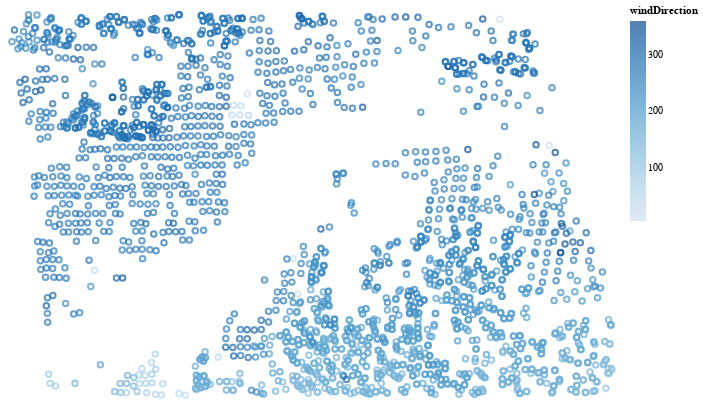

This figure's notebook cell:
### Code cell
import altair as alt
chart = alt.Chart(df).mark_point().encode(
    longitude='longitude:Q',
    latitude='latitude:Q',
    color='windDirection:Q',
    tooltip=['#1#latitude', '#1#longitude', '#1#windDirection', '#1#windSpeed', '#1#airTemperature']
).properties(width=600,height=400)
# chart.save('chart.html')
chart

### Figure 1 — Vega-Lite specification as saved in the notebook (floating-point values rounded to 4 significant figures; data arrays with more than 128 entries replaced by an {"elided": "..."} marker saying what was removed)
{"config": {"view": {"continuousWidth": 400, "continuousHeight": 300}}, "data": {"name": "data-1fd6223e79d555a73da7c1035140d6f4"}, "mark": "point", "encoding": {"color": {"field": "windDirection", "type": "quantitative"}, "latitude": {"field": "latitude", "type": "quantitative"}, "longitude": {"field": "longitude", "type": "quantitative"}, "tooltip": [{"field": "latitude", "type": "quantitative"}, {"field": "longitude", "type": "quantitative"}, {"field": "windDirection", "type": "quantitative"}, {"field": "windSpeed", "type": "quantitative"}, {"field": "airTemperature", "type": "quantitative"}]}, "height": 400, "width": 600, "$schema": "https://vega.github.io/schema/vega-lite/v4.17.0.json", "datasets": {"data-1fd6223e79d555a73da7c1035140d6f4": {"elided": "2387 records"}}}
